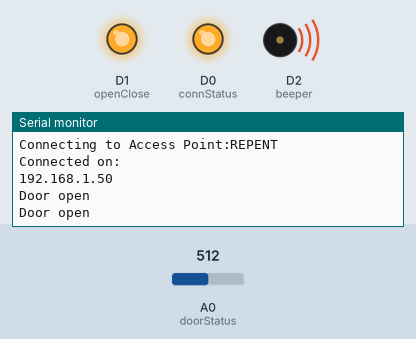
Recording of a sketch running on a simulated ESP8266 (NodeMCU). Parts: output pins drawn as LEDs (lit = HIGH), buzzer (waves = sounding, pin HIGH), the last lines printed to the serial monitor. The test bench sets the inputs (shaded band); at power-on: A0 (doorStatus) = 512. WiFi joins after 1.5 s; servers stay silent unless stated.

Above: at 2.7 s.
2.8 s: A0 (doorStatus) set to 322
At 4.0 s:
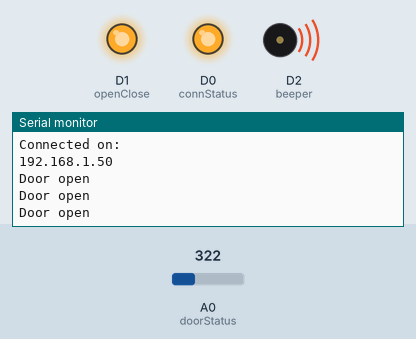
4.3 s: A0 (doorStatus) set to 292
At 5.3 s:
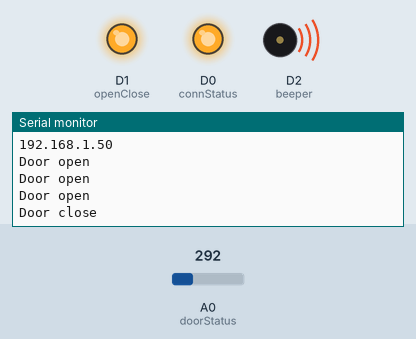

The sketch:

fumsifol_Connector.ino
```cpp
// (licence header left out)
#include <EEPROM.h>
#include <ESP8266WiFi.h>
    #define doorStatus A0     //
    #define connStatus 16     //D0
    #define openClose 5       //D1
    #define beeper 4          //D2
    #define D3 0
    #define D4 2
    #define D5 14
    #define D6 12
    #define D7 13
    #define D8 15
    #define D9 3
    #define D10 1

boolean statusConn = false;

WiFiServer server(8080);      // Create an instance of the server and specify the port to listen on as an argument

IPAddress staticIP(192, 168, 8, 103);
IPAddress gateway(192, 168, 8, 1);
IPAddress subnet(255, 255, 255, 0);

const char* ssid     = "REPENT";
const char* password = "psalm121";

void setup() {
  Serial.begin(115200);
  pinMode(doorStatus, INPUT);
  pinMode(openClose, OUTPUT);
  pinMode(beeper, OUTPUT);
  pinMode(connStatus, OUTPUT);

  digitalWrite(openClose, HIGH);
  digitalWrite(beeper, HIGH);
  Serial.println();
  Serial.print("openclose high");

  WiFi.config(staticIP, gateway, subnet);

  WiFi.begin(ssid, password);

  while (WiFi.status() != WL_CONNECTED) {
    delay(500);
    Serial.print(".");
  }

  server.begin();
  Serial.println();
  Serial.print("Connecting to Access Point:");
  Serial.println(WiFi.SSID());
  Serial.println("Connected on:");
  Serial.println(WiFi.localIP());
  statusConn = true;
}

void loop() {
  if(statusConn){
  digitalWrite(connStatus, HIGH);
  WiFiClient client = server.available();
  if (!client) {
     if(doorOpen()){
    client.print("OPEN");
    Serial.println("Door open");
  }else{
    client.print("CLOSE");
    Serial.println("Door close");
  }
  delay(1000);
    return;
  }
  // Wait until the client sends some data
  while(!client.available()){

    delay(1);
  }

  // Read the first line of the request
  String req = client.readString();
  delay(5);
  Serial.println(req.substring(2,10));
  processReq(req.substring(2,10));
  client.flush();
  delay(10);

  if(doorStatus){
    client.print("OPEN");
    Serial.print("Door open");
  }else{
    client.print("CLOSE");
    Serial.print("Door close");
  }

  client.flush();
  Serial.flush();
  delay(1);
  }else{
   digitalWrite(connStatus, HIGH);
   delay(500);
   digitalWrite(connStatus, LOW);
   delay(500);
   return;
  }
}

void processReq(String task){
  Serial.println(task);
  if(task.equals("open1500")){
    digitalWrite(openClose, LOW);
    Serial.println("open");
    delay(6000);
    digitalWrite(openClose, HIGH);
  }else if(task.equals("close400")){
    digitalWrite(openClose, LOW);
    Serial.println("close");
  }else if(task.equals("beepON10")){
    Serial.println("beep on");
    digitalWrite(beeper, HIGH);
  }else if(task.equals("beepOFF1")){
    Serial.println("beep off");
    digitalWrite(beeper, LOW);
  }else if(task.equals("lose400")){
    digitalWrite(openClose, LOW);
    Serial.println("close");
  }else if(task.equals("pen1500")){
    digitalWrite(openClose, LOW);
    Serial.println("open");
    delay(6000);
    digitalWrite(openClose, HIGH);
  }else if(task.equals("eepON10")){
    Serial.println("beep on");
    digitalWrite(beeper, HIGH);
  }else if(task.equals("eepOFF1")){
    Serial.println("beep off");
    digitalWrite(beeper, LOW);
  }

}

boolean doorOpen(){
  float outV = analogRead(A0);
  float resistance = 3.3*(outV/1023.0);
  if(resistance>1)return true;
  return false;
}
```

Measured:
- the behaviour switches between 311 and 310 on A0 (doorStatus) (found by bisection; images 1 and 2)
- after the input at 4.3 s, the serial monitor: prints a new line after 0.20 s (image 2)
